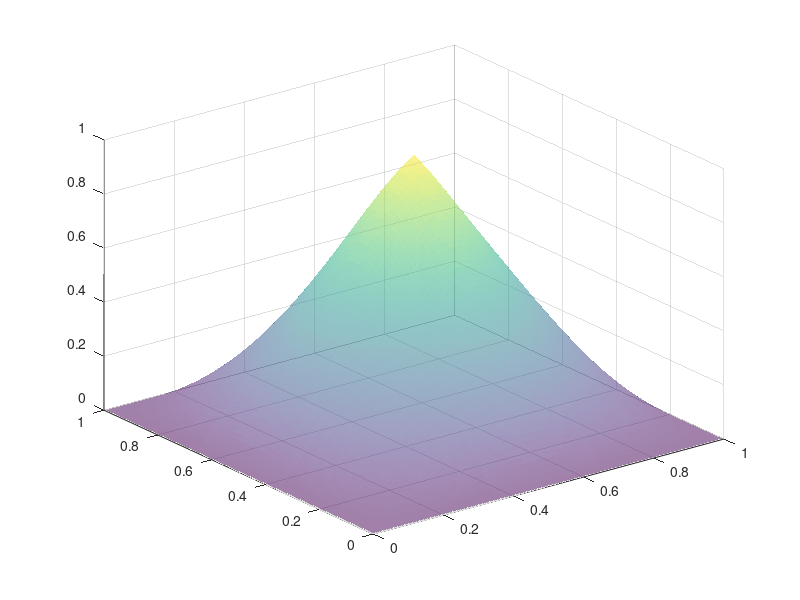

MATLAB code for this plot:
clear
clc

n = 101;

x = linspace(0,1,n);
y = linspace(0,1,n);
V=zeros(n,n);
flag=zeros(n,n);

for i = 1:1:51
	for j = 1:1:51
		if(x(i)<=1/3 && y(j)<=1/3)
			V(i,j) = 9/2*x(i)*y(j);
			flag(i,j) = 1;
		else
			if(x(i)>=1/3 && x(i)<=1/2 && y(j)<=1/2)
				V(i,j) = y(j) / (0.5+6*(0.5-x(i))^2);
				flag(i,j) = 1;
				if(y(j)>V(i,j)/2+1/24/V(i,j)*(2*V(i,j)-2)^2 )
					V(i,j) = 0;
					flag(i,j) = 0;
				end
			end
			if(y(j)>=1/3 && y(j)<=1/2 && x(i)<=1/2 && flag(i,j) ==0)
				V(i,j) = x(i) / (0.5+6*(0.5-y(j))^2);
				flag(i,j) = 1;
				if(x(i)>V(i,j)/2+1/24/V(i,j)*(2*V(i,j)-2)^2 )
					V(i,j) = 0;
					flag(i,j) = 0;
				end
			end
		end

	end
end

for i = 1:1:51
	for j = 1:1:51
		if(flag(i,j)==0)
			a1 = 1;
			a2 = -3 + 4.5*(1-x(i))*(1-y(j));
			a3 = 3 - 2.25*(1-x(i)) - 2.25*(1-y(j));
			a4 = 1/8;
			r = roots([a1,a2,a3,a4]);
			for kk = 1:length(r)
				if(r(kk)>=1/2 && r(kk)<=1) 
					V(i,j) = r(kk);
				end
			end
		end
	end
end

for i = 1:1:51
	for j = 1:1:51
		V(102-i,102-j) = V(i,j);
		V(102-i,j)     = V(i,j);
		V(i,102-j)     = V(i,j);
	end
end

[X,Y] = meshgrid(x,y);

surfc(X,Y,V,'EdgeColor','none','FaceAlpha',0.5)
h_contours = findall(gcf,'Type','patch');
set(h_contours, 'LineWidth', 5)